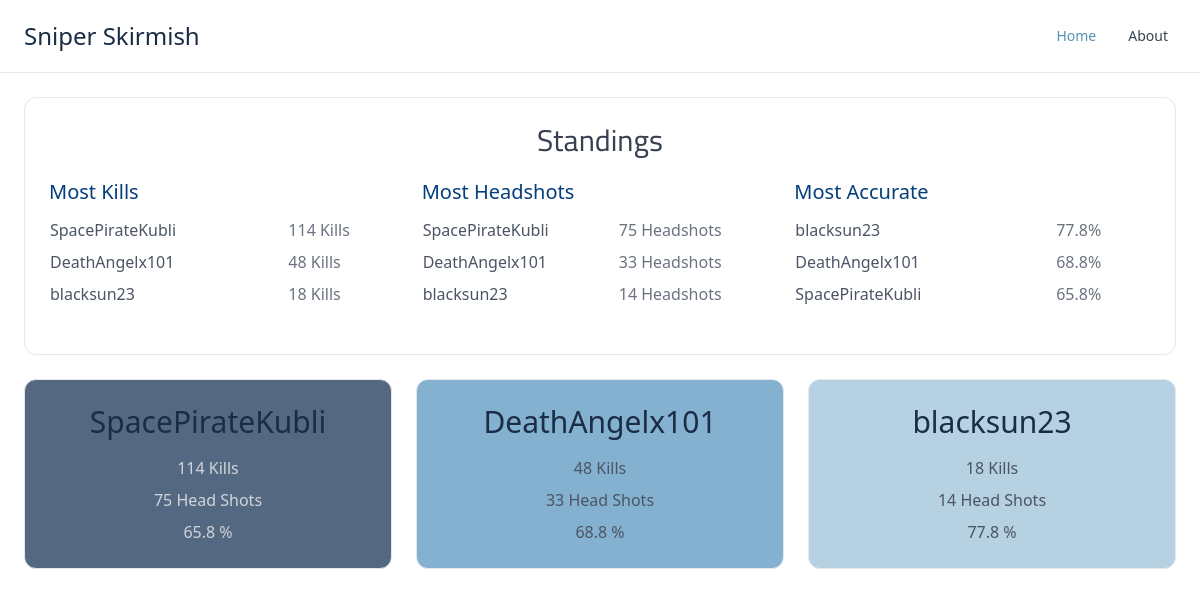
The page / on the database its author committed.
### tables this page shows
CREATE TABLE Leaderboard (Name TEXT, MembershipId TEXT, MembershipType INT, Character1Id TEXT, Character2Id TEXT, Character3Id TEXT, LastPlayed TEXT, SniperKills INT, SniperHeadShots INT, HeadshotPercentage REAL, MatchesPlayed INT);

### app.py (the view)
@app.route("/")
def index():
    try:
        db = get_db()
        mostSnipes = db.execute("SELECT Name, SniperKills FROM Leaderboard ORDER BY SniperKills DESC LIMIT 3").fetchall()
        mostHeadshots = db.execute("SELECT Name, SniperHeadShots FROM Leaderboard ORDER BY SniperHeadShots DESC LIMIT 3").fetchall()
        highestHsPercent = db.execute("SELECT Name, HeadshotPercentage FROM Leaderboard ORDER BY HeadshotPercentage DESC LIMIT 3").fetchall()
        playerStats = db.execute("SELECT Name, SniperKills, SniperHeadShots, HeadshotPercentage FROM Leaderboard").fetchall()
        playerCard = []
        for player in playerStats:
            playerCard.append(dict(player))
        return render_template("index.html", mostSnipes=mostSnipes, mostHeadshots=mostHeadshots, highestHsPercent=highestHsPercent, playerCard=playerCard)
    except Exception as e:
            print("Exception raised app route index - " + str(e))

### app.py (called while the page is built)
def get_db():
    if "db" not in g:
        g.db = sqlite3.connect('eyetest.db')
        g.db.row_factory = sqlite3.Row
    return g.db

### templates/index.html (shortened to what this page needs)
<!DOCTYPE html>
<html lang="en">
<head>
    <link rel="stylesheet" href="{{url_for('static',filename='dist/css/output.css')}}">
</head>
<body>
    <div class="ml-auto mb-6">
        <div class="sticky top-0 z-10 h-auto border-b bg-white lg:py-2.5">
        <div class="flex items-center justify-between space-x-4 md:px-6 px-4 py-2 2xl:container bg-white">
          <h5 class="text-2xl font-medium text-bigStone lg:block">Sniper Skirmish</h5>
          <div class="block w-auto" id="navbar-default">
            <ul class="flex rounded-lg mr-0 border-gray-100 bg-white p-2 mt-0 md:flex-row md:space-x-8 border-0 md:bg-big md:text-sm md:font-medium">
              <li>
                <a href="/" class="block rounded py-2 pl-3 pr-4 md:bg-transparent md:p-0 text-hippyBlue hover:text-gray-400" aria-current="page">Home</a>
              </li>
              <li>
                <a href="about" class="block rounded py-2 pl-3 pr-4 text-gray-700 hover:bg-gray-100 md:border-0 md:p-0 md:hover:bg-transparent md:hover:text-congressBlue">About</a>
              </li>
            </ul>
          </div>
        </div>
      </div>
        <div class="px-6 pt-6 2xl:container">
            <div class="grid gap-6 md:grid-cols-2 lg:grid-cols-3">
                <div class=" hidden md:grid md:col-span-2 lg:col-span-3">
                    <div class="h-full py-6 px-6 rounded-xl border border-gray-200 bg-white">
                        <h5 class="text-3xl text-center mb-5 font-Cairo text-gray-700">Standings</h5>
                        <div class="columns-3">
                            <h5 class="text-xl text-congressBlue text-left">Most Kills</h5>
                            <table class="mt-2 mb-5 w-full text-gray-600">
                                <tbody>
                                {% for snipes in mostSnipes %}
                                    <tr>
                                        <td class="py-1">{{snipes['Name']}}</td>
                                        <td class="text-gray-500">{{snipes['SniperKills']}} Kills</td>
                                    </tr>
                                {% endfor %}
                                </tbody>
                            </table>
                            <h5 class="text-xl mt-4 text-congressBlue text-left ">Most Headshots</h5>
                            <table class="mt-2 mb-5 w-full text-gray-600">
                                <tbody>
                                {% for headshots in mostHeadshots %}
                                  <tr>
                                      <td class="py-1">{{headshots['Name']}}</td>
                                      <td class="text-gray-500">{{headshots['SniperHeadShots']}} Headshots</td>
                                  </tr>
                                {% endfor %}
                                </tbody>
                            </table>
                            <h5 class="text-xl mt-4 text-congressBlue text-left">Most Accurate</h5>
                            <table class="mt-2 mb-5 w-full text-gray-600">
                                <tbody>
                                {% for hsp in highestHsPercent %}
                                  <tr>
                                      <td class="py-1">{{hsp['Name']}}</td>
                                      <td class="text-gray-500">{{hsp['HeadshotPercentage']}}%</td>
                                  </tr>
                                {% endfor %}
                                </tbody>
                            </table>
                        </div>
                    </div>
                </div>
                {% for card in playerCard %}
                    <div>
                        <section class="lg:h-full py-6 px-6 text-gray-600 rounded-xl border border-gray-200">
                        <div class="mt-0">
                            <h5 class="text-center text-3xl text-bigStone">{{card['Name']}}</h5>
                            <span class="mt-4 block text-center">{{card['SniperKills']}} Kills</span>
                            <span class="mt-2 block text-center">{{card['SniperHeadShots']}} Head Shots</span>
                            <span class="mt-2 block text-center">{{card['HeadshotPercentage']}} %</span>
                        </section>
                    </div>
                {% endfor %}
            </div>
        </div>
    </div>
</body>
</html>

### rows shown on the page
Leaderboard: Name "SpacePirateKubli", SniperKills "114", SniperHeadShots "75", HeadshotPercentage "65.8"
Leaderboard: Name "DeathAngelx101", SniperKills "48", SniperHeadShots "33", HeadshotPercentage "68.8"
Leaderboard: Name "blacksun23", SniperKills "18", SniperHeadShots "14", HeadshotPercentage "77.8"
